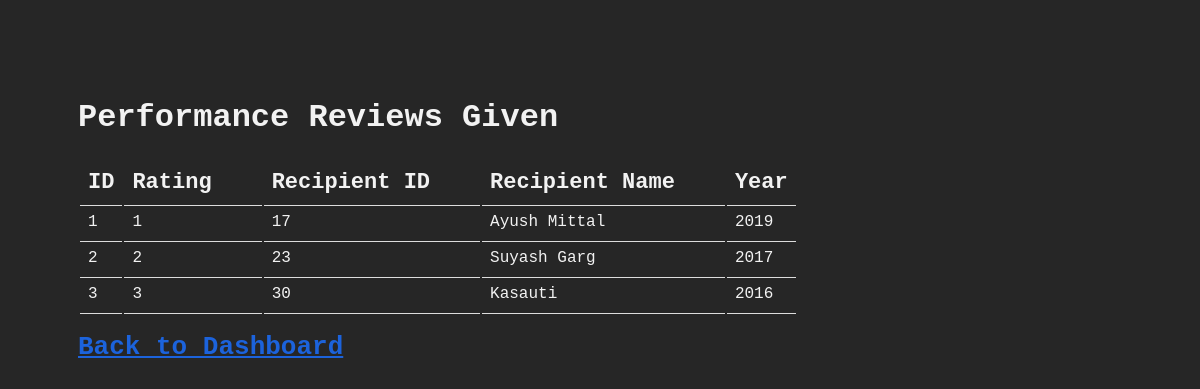
The app's page /user/list_reviews_given.php (signed in) with its own data.
### tables this page shows
CREATE TABLE perf_review(
   perf_id       	    integer not null auto_increment,
   receiver_wrk_id          integer,
   giver_wrk_id             integer,
   perf_rating               integer,
  primary key (perf_id,receiver_wrk_id,giver_wrk_id),
 
  foreign key (receiver_wrk_id) references worker(wrk_id)
  On delete cascade
  On Update cascade,
  foreign key (giver_wrk_id) references worker(wrk_id)
  On delete cascade
  On Update cascade
);

CREATE TABLE worker (
  wrk_id        			integer not null auto_increment,
  wrk_name      			varchar(100) not null,
  starting_year_id       	integer, 
  password 					varchar(255),
  
  primary key (wrk_id),
   foreign key (starting_year_id) references year(year_id)
);

CREATE TABLE yearly_review(
   year_id       	    integer,
  perf_id              integer,
   receiver_wrk_id          integer,
   giver_wrk_id        integer,
   
  primary key (perf_id,receiver_wrk_id,giver_wrk_id,year_id),
  foreign key (perf_id,receiver_wrk_id,giver_wrk_id) references perf_review(perf_id,receiver_wrk_id,giver_wrk_id)
  On update cascade
  On delete cascade,
     foreign key (year_id) references year(year_id)
);

### user/list_reviews_given.php (the view, shortened to what this page needs)
<?php
require("../connection.php");
$my_wrk_id = $_SESSION['curr_user']['wrk_id'];
$sql_query = "SELECT  perf_review.perf_id, perf_rating,  perf_review.receiver_wrk_id, wrk_name, year_id
FROM perf_review 	JOIN worker ON perf_review.receiver_wrk_id = wrk_id
					JOIN yearly_review ON yearly_review.perf_id = perf_review.perf_id
WHERE  perf_review.giver_wrk_id = $my_wrk_id
";
$review_rows = array();
$statement    = $sql_query;
$result       = $conn->query($statement);
$numresults   = mysqli_num_rows($result);
if($numresults != 0) {
    while($numresults !=0) {
        $rows = $result->fetch_assoc();
        $review_rows[] = $rows;
        $numresults--;
    }
}
?>
<!DOCTYPE html>
<html>
<head >
    <link rel="stylesheet" href = "../stylesheets/user_list_style.css" >
</head>
<body>
    <h1>Performance Reviews Given</h1>
    <?php
    if (!empty($review_rows)) {
    ?>
    <table>
        <tr>
            <th class="thin">ID</th>
            <th>Rating</th>
            <th>Recipient ID</th>
            <th>Recipient Name</th>
            <th class="thin">Year</th>
        </tr>
        <?php
        for ($i = 0; $i < count($review_rows); $i++) {
        ?>
        <tr>
            <td class="thin"><?php print $review_rows[$i]['perf_id']; ?></td>
            <td><?php print $review_rows[$i]['perf_rating']; ?></td>
            <td><?php print $review_rows[$i]['receiver_wrk_id']; ?></td>
            <td><?php print $review_rows[$i]['wrk_name']; ?></td>
            <td class="thin"><?php print $review_rows[$i]['year_id']; ?></td>
        </tr>
            <?php
        }
        ?>
    </table>
        <?php
    }
    else {
        ?>
        <p>You don't have any given reviews yet!</p>
        <?php
    }
    ?>
    <p><a href='dashboard.php'>Back to Dashboard</a></p>
</body>
</html>

### stylesheets/user_list_style.css (style rules this page uses)
body { font-family: "Courier New", "Times New Roman", Times, serif; background-color: #262626; color: #f2f2f2; padding: 70px; }
a { color: #1C63DC; font-size: 26px; font-weight: bold; }
th { font-weight: bold; font-size: 22px; padding: 10px 50px 10px 8px; text-align: left; border-bottom: 1px solid #ddd; }
th.thin { padding: 10px 8px 10px 8px; }
td { padding: 5px 50px 10px 8px; text-align: left; border-bottom: 1px solid #ddd; }
td.thin { padding: 5px 8px 10px 8px; }
::placeholder { color: #f2f2f2; }

### records on screen
perf_review: perf "1", perf_rating "1", receiver_wrk "17", receiver_wrk.wrk_name "Ayush Mittal", yearly_review.year_id "2019"
perf_review: perf "2", perf_rating "2", receiver_wrk "23", receiver_wrk.wrk_name "Suyash Garg", yearly_review.year_id "2017"
perf_review: perf "3", perf_rating "3", receiver_wrk "30", receiver_wrk.wrk_name "Kasauti", yearly_review.year_id "2016"
